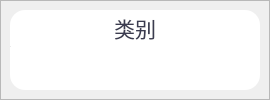
                 <widget class="QFrame" name="frame_6">
                  <property name="frameShape">
                   <enum>QFrame::Shape::StyledPanel</enum>
                  </property>
                  <property name="frameShadow">
                   <enum>QFrame::Shadow::Raised</enum>
                  </property>
                  <property name="lineWidth">
                   <number>1</number>
                  </property>
                  <layout class="QHBoxLayout" name="horizontalLayout_22">
                   <property name="spacing">
                    <number>6</number>
                   </property>
                   <property name="leftMargin">
                    <number>9</number>
                   </property>
                   <property name="topMargin">
                    <number>9</number>
                   </property>
                   <property name="rightMargin">
                    <number>9</number>
                   </property>
                   <property name="bottomMargin">
                    <number>9</number>
                   </property>
                   <item>
                    <widget class="QFrame" name="Class_QF">
                     <property name="minimumSize">
                      <size>
                       <width>250</width>
                       <height>80</height>
                      </size>
                     </property>
                     <property name="maximumSize">
                      <size>
                       <width>250</width>
                       <height>80</height>
                      </size>
                     </property>
                     <property name="toolTipDuration">
                      <number>0</number>
                     </property>
                     <property name="styleSheet">
                      <string notr="true">QFrame#Class_QF{
color: rgb(255, 255, 255);
border-radius: 15px;
background-color: #ffffff;
}
</string>
                     </property>
                     <property name="frameShape">
                      <enum>QFrame::Shape::StyledPanel</enum>
                     </property>
                     <property name="frameShadow">
                      <enum>QFrame::Shadow::Raised</enum>
                     </property>
                     <layout class="QVBoxLayout" name="verticalLayout_7" stretch="0,2,1">
                      <property name="spacing">
                       <number>0</number>
                      </property>
                      <property name="leftMargin">
                       <number>0</number>
                      </property>
                      <property name="topMargin">
                       <number>0</number>
                      </property>
                      <property name="rightMargin">
                       <number>0</number>
                      </property>
                      <property name="bottomMargin">
                       <number>0</number>
                      </property>
                      <item>
                       <widget class="QFrame" name="Class_top">
                        <property name="styleSheet">
                         <string notr="true">border:none</string>
                        </property>
                        <property name="frameShape">
                         <enum>QFrame::Shape::StyledPanel</enum>
                        </property>
                        <property name="frameShadow">
                         <enum>QFrame::Shadow::Raised</enum>
                        </property>
                        <layout class="QHBoxLayout" name="horizontalLayout_11">
                         <property name="spacing">
                          <number>0</number>
                         </property>
                         <property name="leftMargin">
                          <number>0</number>
                         </property>
                         <property name="topMargin">
                          <number>3</number>
                         </property>
                         <property name="rightMargin">
                          <number>0</number>
                         </property>
                         <property name="bottomMargin">
                          <number>3</number>
                         </property>
                         <item>
                          <widget class="QLabel" name="label_5">
                           <property name="maximumSize">
                            <size>
                             <width>16777215</width>
                             <height>30</height>
                            </size>
                           </property>
                           <property name="font">
                            <font>
                             <family>华文中宋</family>
                             <pointsize>16</pointsize>
                             <italic>false</italic>
                             <bold>false</bold>
                            </font>
                           </property>
                           <property name="styleSheet">
                            <string notr="true">color: #3b3c50;
text-align:center;
font: 16pt &quot;华文中宋&quot;;</string>
                           </property>
                           <property name="text">
                            <string>类别</string>
                           </property>
                           <property name="alignment">
                            <set>Qt::AlignmentFlag::AlignCenter</set>
                           </property>
                           <property name="indent">
                            <number>0</number>
                           </property>
                          </widget>
                         </item>
                        </layout>
                       </widget>
                      </item>
                      <item>
                       <widget class="Line" name="line_2">
                        <property name="maximumSize">
                         <size>
                          <width>16777215</width>
                          <height>1</height>
                         </size>
                        </property>
                        <property name="styleSheet">
                         <string notr="true">background-color: rgba(255, 255, 255, 89);</string>
                        </property>
                        <property name="orientation">
                         <enum>Qt::Orientation::Horizontal</enum>
                        </property>
                       </widget>
                      </item>
                      <item>
                       <widget class="QFrame" name="Class_bottom">
                        <property name="styleSheet">
                         <string notr="true">border:none</string>
                        </property>
                        <property name="frameShape">
                         <enum>QFrame::Shape::StyledPanel</enum>
                        </property>
                        <property name="frameShadow">
                         <enum>QFrame::Shadow::Raised</enum>
                        </property>
                        <layout class="QVBoxLayout" name="verticalLayout_8">
                         <property name="spacing">
                          <number>0</number>
                         </property>
                         <property name="leftMargin">
                          <number>0</number>
                         </property>
                         <property name="topMargin">
                          <number>6</number>
                         </property>
                         <property name="rightMargin">
                          <number>0</number>
                         </property>
                         <property name="bottomMargin">
                          <number>6</number>
                         </property>
                         <item alignment="Qt::AlignmentFlag::AlignHCenter|Qt::AlignmentFlag::AlignVCenter">
                          <widget class="QLabel" name="Class_num">
                           <property name="minimumSize">
                            <size>
                             <width>0</width>
                             <height>30</height>
                            </size>
                           </property>
                           <property name="maximumSize">
                            <size>
                             <width>16777215</width>
                             <height>30</height>
                            </size>
                           </property>
                           <property name="font">
                            <font>
                             <family>Arial</family>
                             <pointsize>18</pointsize>
                             <italic>false</italic>
                             <bold>true</bold>
                             <underline>false</underline>
                            </font>
                           </property>
                           <property name="styleSheet">
                            <string notr="true">color: #004097;
font: 700 18pt &quot;Arial&quot;;
</string>
                           </property>
                           <property name="text">
                            <string/>
                           </property>
                           <property name="alignment">
                            <set>Qt::AlignmentFlag::AlignCenter</set>
                           </property>
                          </widget>
                         </item>
                        </layout>
                       </widget>
                      </item>
                     </layout>
                    </widget>
                   </item>
                  </layout>
                 </widget>
